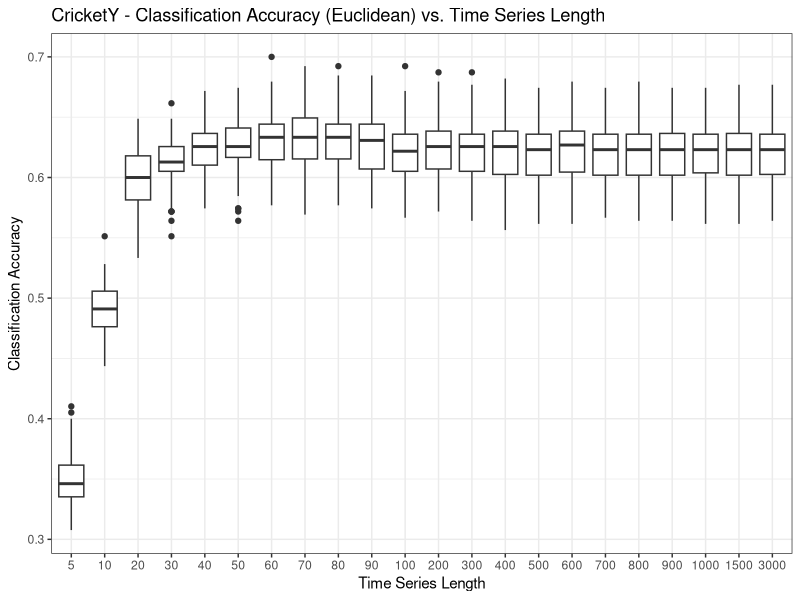
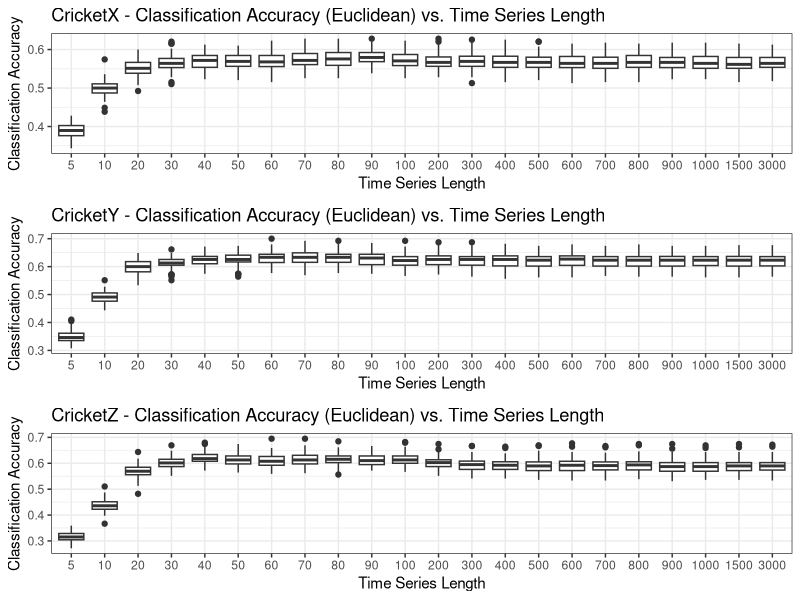
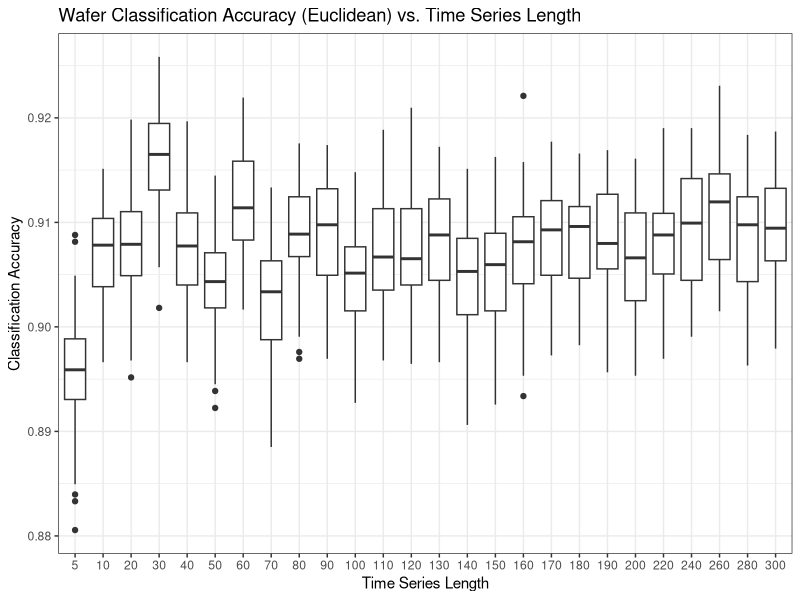

The R source for these figures, in order:
library(ggplot2)
library(reshape2)
library(gridExtra)

setwd("C:/Users/kocyb_000/Documents/Uni/TimeSeriesClassification/Python/Results")

# Euclidean Length 
eldf <- read.csv("Cricket/AccuracyLengthEuclidean.csv")
eldf$TimeSeriesLength <- factor(eldf$TimeSeriesLength)

plotXYZ <- function(df, metric){
  results <- lapply(c(1,2,3), function(x){
    axis <- c("AccuracyX","AccuracyY","AccuracyZ")
    data_name <- c("CricketX -","CricketY -","CricketZ -")
    title_val <- paste0(data_name[x], " Classification Accuracy (",metric,") vs. Time Series Length")
    return(
      ggplot(df, aes_string(x="TimeSeriesLength", y=axis[x])) +
        geom_boxplot() +
        #scale_y_continuous(limits=c(0,1)) +
        theme_bw() +
        labs(
          title=title_val,
          x="Time Series Length",
          y="Classification Accuracy"
        )#, legend.title="")
    )
  })
  return(results)
}

plots = plotXYZ(eldf,"Euclidean")
plots[[2]]
grid.arrange(plots[[1]],plots[[2]],plots[[3]])

# Wafer
wafer <- read.csv("Wafer/AccuracyLengthEuclidean.csv")
wafer$TimeSeriesLength = factor(wafer$TimeSeriesLength)

ggplot(wafer, aes(x=TimeSeriesLength, y=Accuracy)) +
  geom_boxplot() +
  theme_bw() +
  #scale_y_continuous(limits=c(0,1)) +
  labs(
    title="Wafer Classification Accuracy (Euclidean) vs. Time Series Length",
    x="Time Series Length",
    y="Classification Accuracy"
  )






